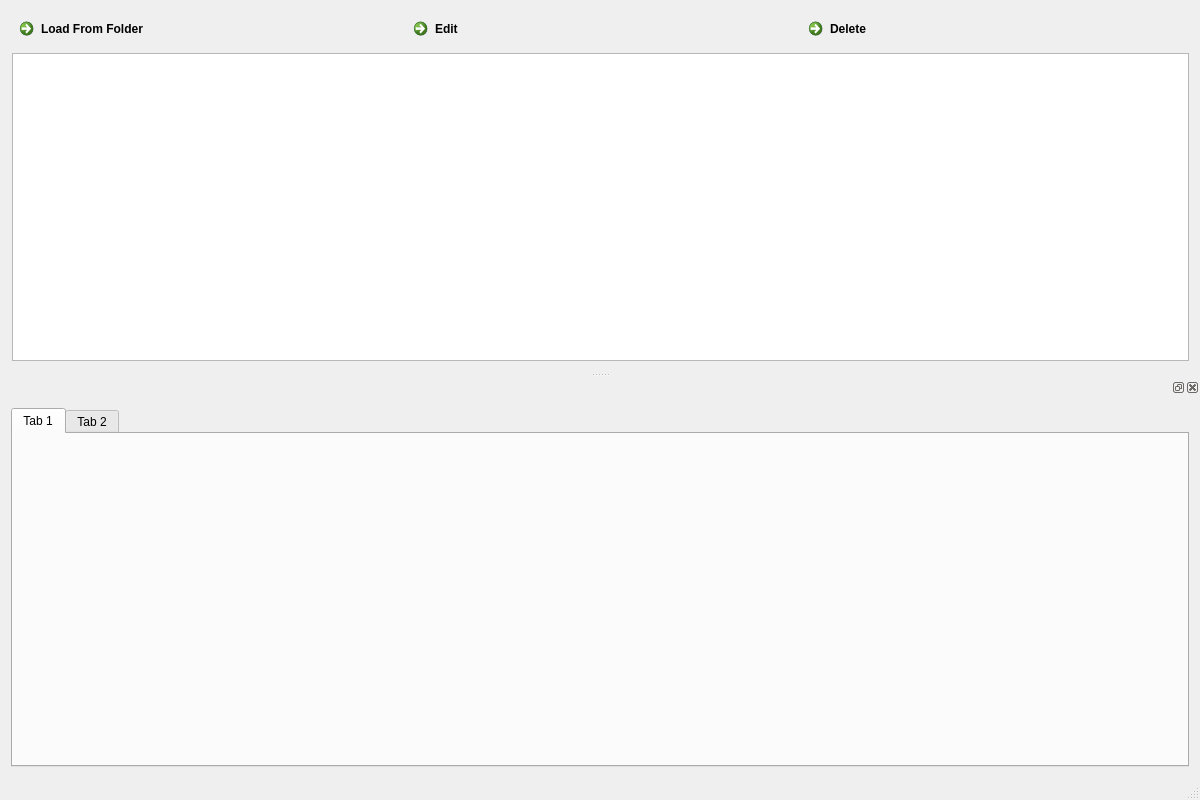
<?xml version="1.0" encoding="UTF-8"?>
<ui version="4.0">
 <class>MainWindow</class>
 <widget class="QMainWindow" name="MainWindow">
  <property name="geometry">
   <rect>
    <x>0</x>
    <y>0</y>
    <width>1200</width>
    <height>800</height>
   </rect>
  </property>
  <property name="sizePolicy">
   <sizepolicy hsizetype="Preferred" vsizetype="Preferred">
    <horstretch>0</horstretch>
    <verstretch>0</verstretch>
   </sizepolicy>
  </property>
  <property name="windowTitle">
   <string>CV Interface</string>
  </property>
  <widget class="QWidget" name="centralWidget">
   <layout class="QVBoxLayout" name="verticalLayout_2">
    <item>
     <layout class="QVBoxLayout" name="verticalLayout">
      <property name="leftMargin">
       <number>1</number>
      </property>
      <item>
       <layout class="QHBoxLayout" name="horizontalLayout">
        <item>
         <widget class="QCommandLinkButton" name="loadButton">
          <property name="text">
           <string>Load From Folder</string>
          </property>
         </widget>
        </item>
        <item>
         <widget class="QCommandLinkButton" name="editButton">
          <property name="text">
           <string>Edit</string>
          </property>
         </widget>
        </item>
        <item>
         <widget class="QCommandLinkButton" name="deleteItemButton">
          <property name="text">
           <string>Delete</string>
          </property>
         </widget>
        </item>
       </layout>
      </item>
      <item>
       <widget class="QTableWidget" name="photoListTable">
        <property name="horizontalScrollBarPolicy">
         <enum>Qt::ScrollBarAlwaysOff</enum>
        </property>
        <property name="verticalScrollMode">
         <enum>QAbstractItemView::ScrollPerPixel</enum>
        </property>
        <property name="showGrid">
         <bool>false</bool>
        </property>
        <attribute name="horizontalHeaderVisible">
         <bool>false</bool>
        </attribute>
        <attribute name="verticalHeaderVisible">
         <bool>false</bool>
        </attribute>
        <column>
         <property name="text">
          <string/>
         </property>
        </column>
        <column>
         <property name="text">
          <string/>
         </property>
        </column>
        <column>
         <property name="text">
          <string/>
         </property>
        </column>
        <column>
         <property name="text">
          <string/>
         </property>
        </column>
       </widget>
      </item>
     </layout>
    </item>
   </layout>
  </widget>
  <widget class="QMenuBar" name="menuBar">
   <property name="geometry">
    <rect>
     <x>0</x>
     <y>0</y>
     <width>1200</width>
     <height>21</height>
    </rect>
   </property>
  </widget>
  <widget class="QStatusBar" name="statusBar"/>
  <widget class="QDockWidget" name="dockWidget_2">
   <property name="minimumSize">
    <size>
     <width>145</width>
     <height>400</height>
    </size>
   </property>
   <attribute name="dockWidgetArea">
    <number>8</number>
   </attribute>
   <widget class="QWidget" name="dockWidgetContents_2">
    <layout class="QVBoxLayout" name="verticalLayout_3">
     <item>
      <widget class="QTabWidget" name="tabWidget">
       <property name="currentIndex">
        <number>0</number>
       </property>
       <widget class="QWidget" name="tab">
        <attribute name="title">
         <string>Tab 1</string>
        </attribute>
        <layout class="QVBoxLayout" name="verticalLayout_5"/>
       </widget>
       <widget class="QWidget" name="tab_2">
        <attribute name="title">
         <string>Tab 2</string>
        </attribute>
       </widget>
      </widget>
     </item>
    </layout>
   </widget>
  </widget>
 </widget>
 <layoutdefault spacing="6" margin="11"/>
 <resources/>
 <connections/>
</ui>
